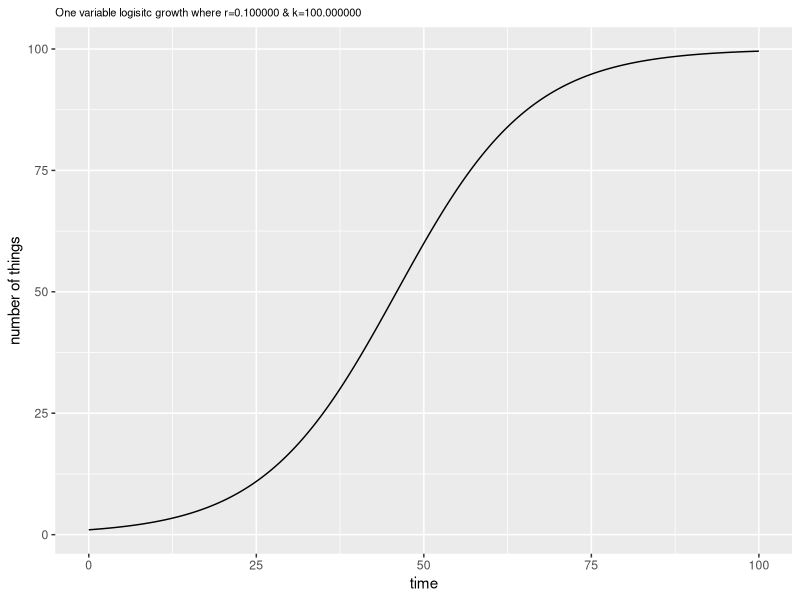
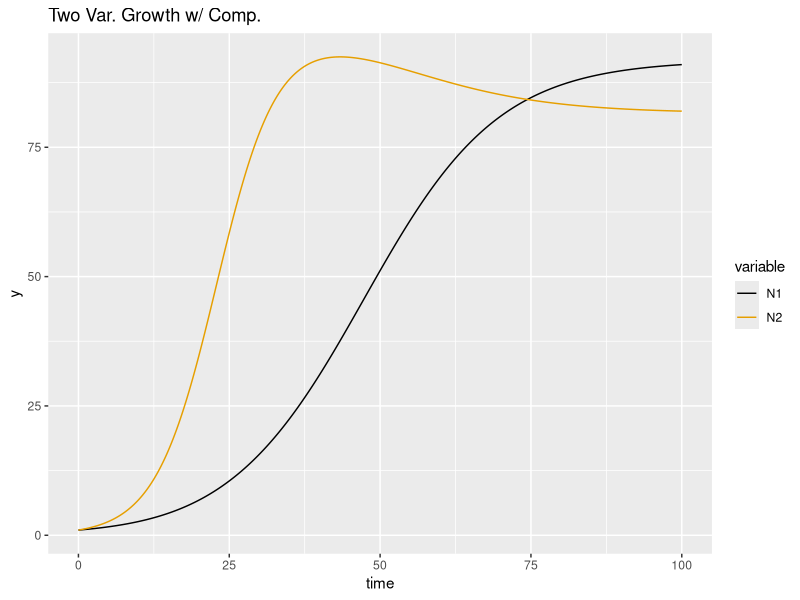
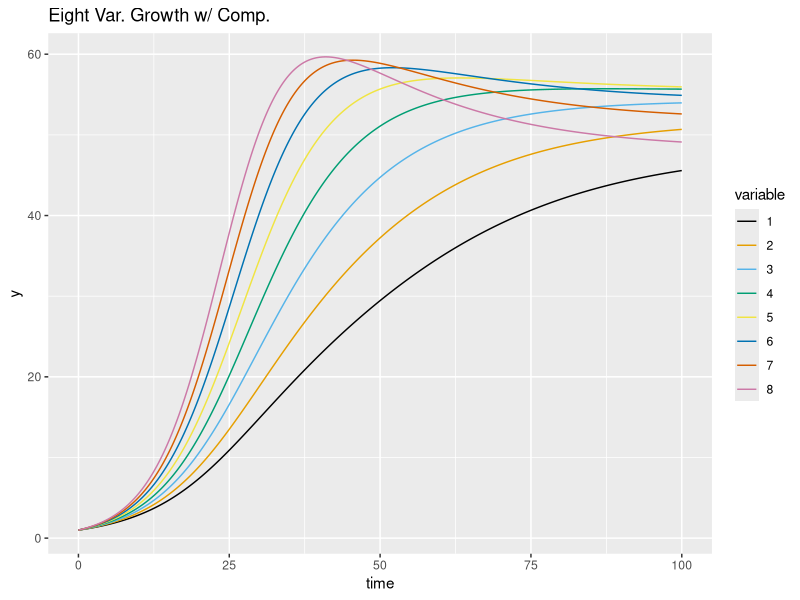

Generate these figures, in order, with R:
#The point of this file is to get logistic growth implemented
#as well as get a real ODE solver up and running (deSolve)

#install.packages("deSolve")
#install.packages("ggplot2")
#install.packages("reshape2")

ptm <- proc.time() #timing

library("deSolve") #ode solver
library("ggplot2") #good data vis.
library("reshape2") #data.frame reshaping

ONE_VAR <- TRUE
TWO_VAR <- TRUE
MULTI_VAR <- TRUE

cbbPalette <- c("#000000", "#E69F00", "#56B4E9",
                "#009E73", "#F0E442", "#0072B2",
                "#D55E00", "#CC79A7") #colorblind friendly colors

setwd("~/Desktop/CobeyLab/bcell_pop_id_model/Code")

if (ONE_VAR == TRUE) {
  r <- 0.1
  k <- 100
  N <- 1
  
  simple_model_params <- c(r = r, k = k)
  simple_state_val <- c(N = N)
  time <- seq(0,100,0.01)
  
  simple_log_growth <- function(t, state, params) {
    with(as.list(c(state, params)),{
      dN <- r*N*(1-(N/k))
      list(c(dN))
    })
  }
  
  out <- ode(y = simple_state_val, times = time, func = simple_log_growth, parms = simple_model_params)
  
  header <- sprintf("One variable logisitc growth where r=%f & k=%f",r,k)
  plot <- qplot(out[,'time'],out[,'N'], xlab='time',ylab='number of things', geom='line',
        main = header)
  plot <- plot + theme(plot.title = element_text(size=8))
  print(plot)
}

if (TWO_VAR == TRUE) {
  rs <- c(.1,.2)
  ks <- c(100,100)
  as <- c(0.1,0.2)
  Ns <- c(1,1)
  time <- seq(0,100,0.01)
  
  tv_params <- c(r1=rs[1],r2=rs[2],k1=ks[1],k2=ks[2],a12=as[1],a21=as[2])
  tv_state <- c(N1=Ns[1],N2=Ns[2])
  
  tv_log_compete <- function(time,state,params) {
    with(as.list(c(state, params)),{
      dN1 <- r1*N1*(1-((N1+a12*N2)/k1))
      dN2 <- r2*N2*(1-((N2+a21*N1)/k2))
      list(c(dN1,dN2))
    })
  }
  out <- ode(y=tv_state, times=time, func=tv_log_compete, parms=tv_params)
  
  df <- as.data.frame(out)
  m_df <- melt(df, id=c('time'))
  
  p <- ggplot(m_df, aes(x = time, y = value, color = variable))
  plot <- p + geom_line() + ylab("y") + ggtitle('Two Var. Growth w/ Comp.')
  plot <- plot + scale_color_manual(values=cbbPalette)
  print(plot)
}

if (MULTI_VAR == TRUE) {
  #to increase number of populations, only change params and states
  NUM_VAR = 8
  rs <- c(.11,.12,.13,.14,.15,.16,.17,.18) #r_i's
  ks <- c(100,100,100,100,100,100,100,100) #k_i's
  as <- as.matrix(read.csv("comp_matrix.csv", header=FALSE)) #imports matrix of alpha_ij's
  Ns <- c(1,1,1,1,1,1,1,1) #initial states
  time <- seq(0,100,0.01) #time vector length and granularity
  
  params <- data.frame(rs,ks,as) #each row contains set of params for ODE
  states <- Ns
  
  multivar_log_comp <- function(time,state,params) {
    odes <- rep(NA,NUM_VAR)
    for (i in 1:NUM_VAR) {
      comp_sum <- 0
      for (j in 1:NUM_VAR) { #this is actually faster than an inner product
        comp_sum <- comp_sum + params[i,2+j]*state[j] #because of class forcing
      }
      Ni <- params[i,1]*state[i]*(1-(comp_sum/params[i,2]))
      odes[i] <- Ni
    }
    return(list(odes))
  }
  
  out <- ode(y=states, times=time, func=multivar_log_comp, parms=params)
  
  df <- as.data.frame(out)
  m_df <- melt(df, id=c('time')) #turns ode output into melted data.frame
  
  p <- ggplot(m_df, aes(x = time, y = value, color = variable))
  plot <- p + geom_line() + ylab("y") + ggtitle('Eight Var. Growth w/ Comp.')
  plot <- plot + scale_color_manual(values=cbbPalette)
  print(plot)
}

ptm2 <- proc.time()

print(ptm2 - ptm)
